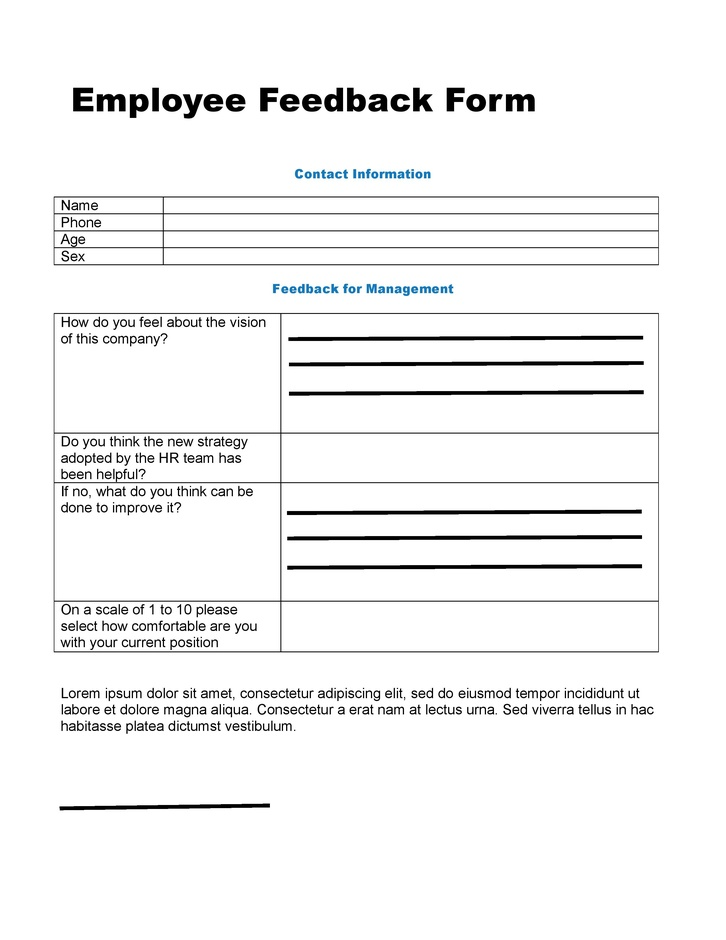
#> input picture Models/Segmentation/sample_data/Employee Feedback Form_1.jpg, 726 x 940 px, shrunk from 2550 x 3300 before the run
$ jupyter execute Testing.ipynb   (shell and % lines are left out)
#> lines starting #> are read from the running program, lines starting #| are printed output that depends on the picture; after the words box and inside, x2 and y2 are one past the last pixel; in counts of white or black regions, pixels touching at a corner belong together
## Task: Divide the image into rows

# Imports

[cell 1]
import os

import cv2
import numpy as np
import pandas as pd
import math

from skimage import io

from time import strftime

from PIL import Image

import matplotlib.pyplot as plt
import seaborn as sns

### constants

[cell 2]
employee_form_image="sample_data/Employee Feedback Form_1.jpg"
employee_form_image_2="sample_data/Employee Feedback Form_1.jpg"
teacher_form_image="sample_data/Teacher Feedback.jpg"

# Analyze image

### Preprocessing

[cell 3]
img = cv2.cvtColor(io.imread(employee_form_image), cv2.COLOR_RGB2BGR)
img.shape
#> Out = (940, 726, 3)

[cell 4]
plt.imshow(img, interpolation='nearest')
plt.show()

#### convert to grey scale

[cell 5]
img_thr_trunc_inv = cv2.threshold(cv2.cvtColor(img, cv2.COLOR_BGR2GRAY), 127, 255, cv2.THRESH_TRUNC)[1]
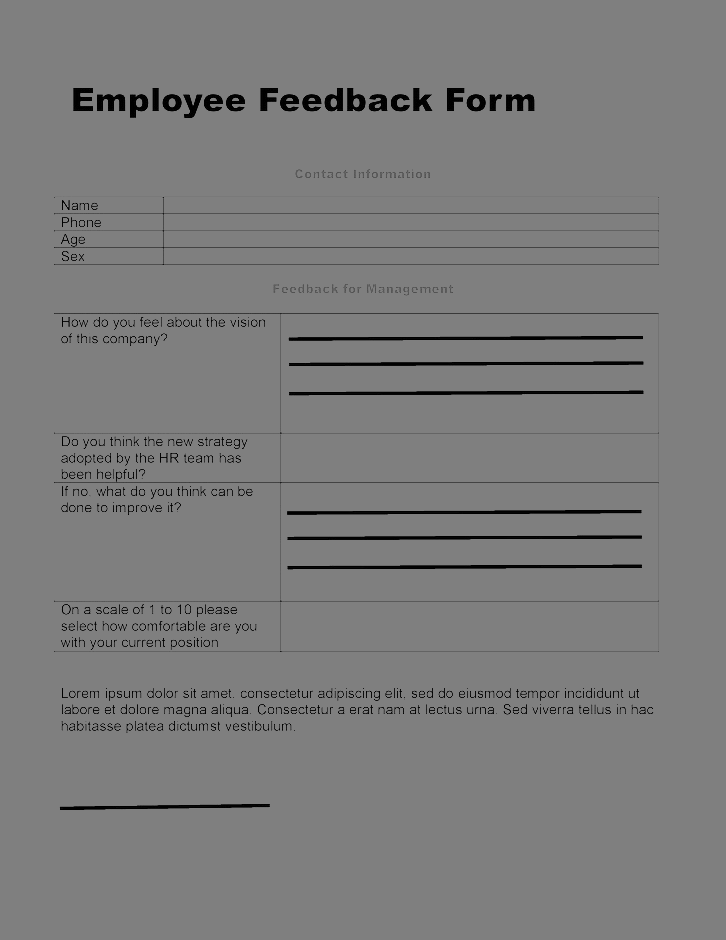
#> img_thr_trunc_inv: shape (940, 726); min 0, max 127, mean 123.2
img_thr_trunc_inv.shape
#> Out = (940, 726)

[cell 6]
plt.imshow(img_thr_trunc_inv, interpolation='nearest')
plt.show()

### Using gausian blur with OTSU

[cell 7]
gray = cv2.cvtColor(img, cv2.COLOR_BGR2GRAY)
img_thr = cv2.threshold(gray, 0, 255, cv2.THRESH_BINARY_INV | cv2.THRESH_OTSU)[1]
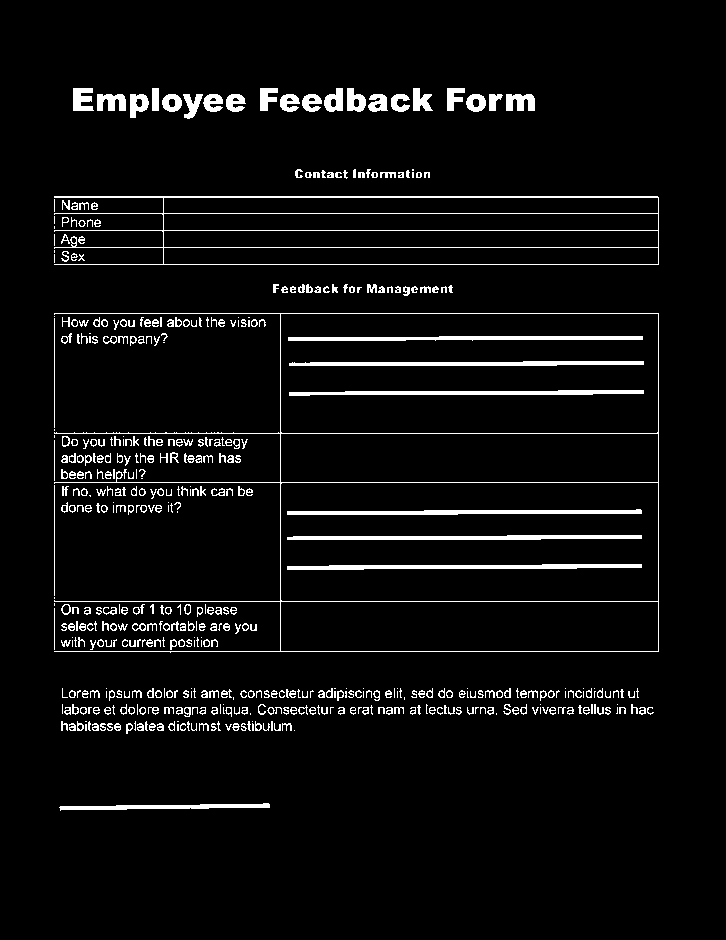
#> img_thr: shape (940, 726); 5.1% white; 513 white regions (132 under 20 px), largest, box (x1, y1, x2, y2) and area: (54, 196, 659, 265) 3798, (54, 313, 659, 653) 3761, (287, 564, 642, 570) 1490

[cell 8]
plt.imshow(img_thr, 'gray')
plt.show()

[cell 9]
edges = cv2.Canny(gray, 80, 120)
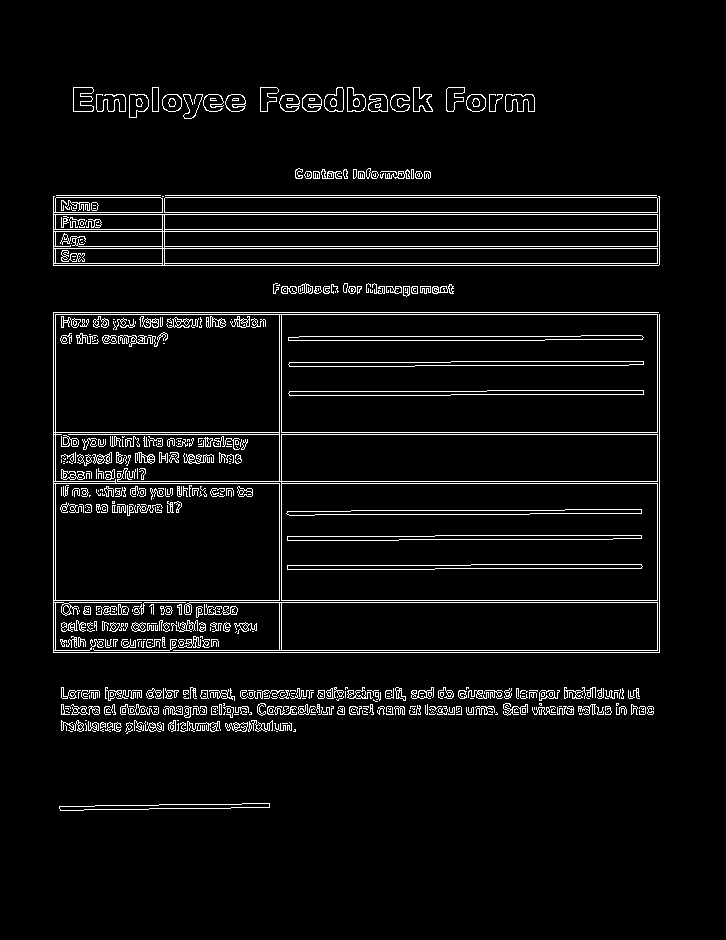
#> edges: shape (940, 726); 5.1% white in thin lines or dots, all inside (x1, y1, x2, y2) = (53, 87, 660, 811)
lines = cv2.HoughLinesP(edges, 1, math.pi/2, 2, None, 30, 1);
#> lines = 64 rows, first 6: [189, 602, 659, 602], [53, 652, 53, 312], [54, 312, 658, 312], [78, 246, 659, 246], [165, 197, 656, 197], [54, 481, 659, 481]
for line in lines[0]:
    pt1 = (line[0],line[1])
    pt2 = (line[2],line[3])
    cv2.line(img, pt1, pt2, (255,255,255), 3)
#> this loop made 1 pass
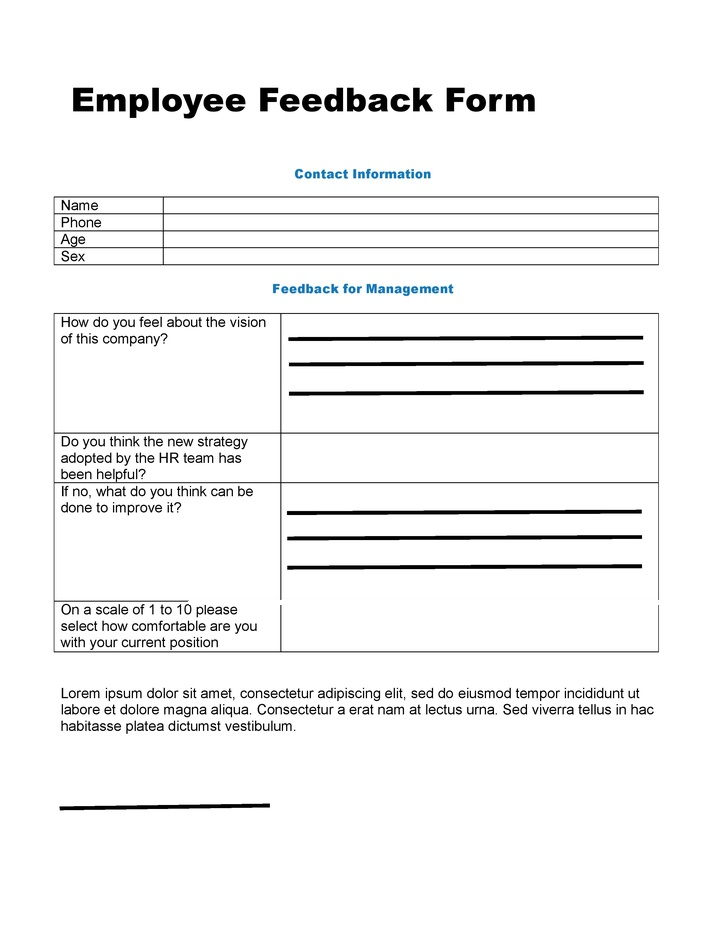
#> img: shape (940, 726, 3); mean B, G, R 243.5, 243.4, 243.2
cv2.imwrite("temp1.png", img)
#> Out = True

[cell 10]
plt.imshow(img, interpolation='nearest')
plt.show()

#### crop image to remove white blocks

[cell 11]
coords = cv2.findNonZero(img_thr)
#> coords = contour of 34536 points, box (x1, y1, x2, y2) (54, 88, 659, 811), area 174628
x, y, w, h = cv2.boundingRect(coords)
#> x = 54; y = 88; w = 605; h = 723
rect = img[y:y+h, x:x+w]
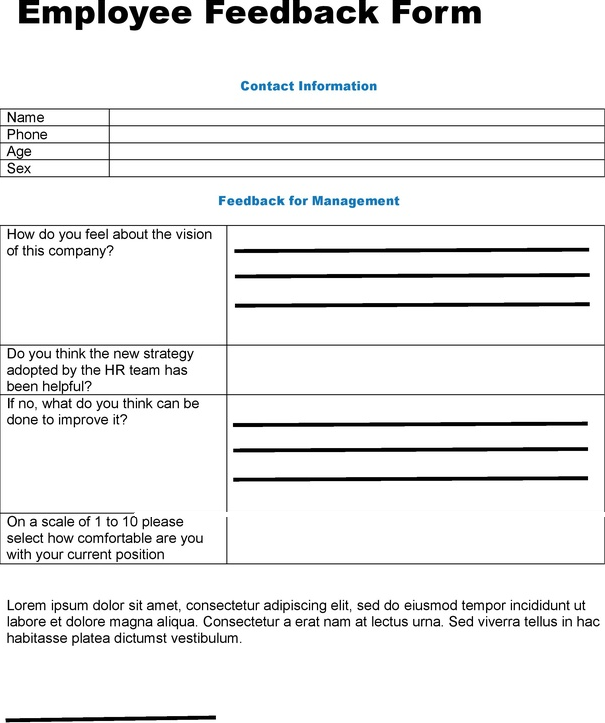
#> rect: shape (723, 605, 3); mean B, G, R 237.2, 237, 236.7
cv2.imwrite("rect.png", rect)
#> Out = True

[cell 12]
cropped_img = cv2.imread("rect.png")

[cell 13]
plt.imshow(cropped_img, interpolation='nearest')
plt.show()

[cell 14]
gray = cv2.cvtColor(cropped_img, cv2.COLOR_BGR2GRAY)
#> gray: shape (723, 605)

[cell 15]
img_thr_inv = cv2.threshold(cv2.cvtColor(cropped_img, cv2.COLOR_BGR2GRAY), 120, 255, cv2.THRESH_TRUNC)[1]
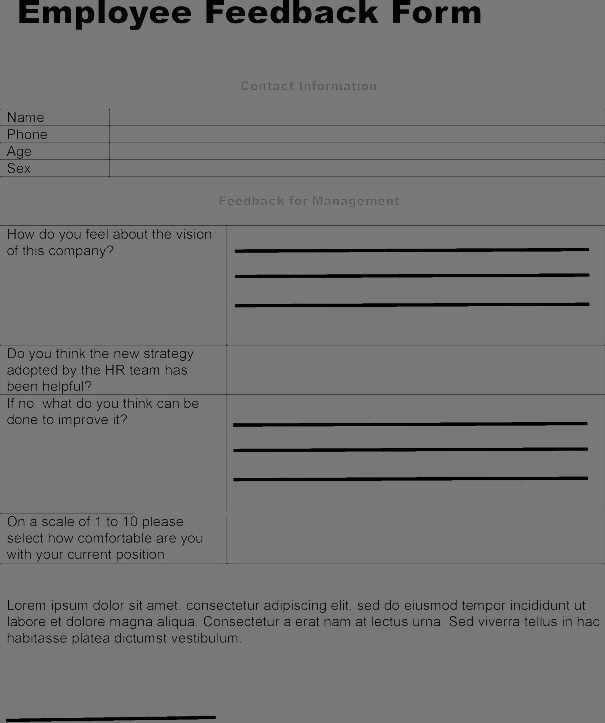
#> img_thr_inv: shape (723, 605); min 0, max 120, mean 114.7
img_thr_inv.shape
#> Out = (723, 605)

[cell 16]
plt.imshow(img_thr_inv, interpolation='nearest')
plt.show()

[cell 17]
gray = cv2.cvtColor(cropped_img, cv2.COLOR_BGR2GRAY)
blur = cv2.GaussianBlur(gray, (9, 9), 0)
thresh = cv2.threshold(blur, 0, 255, cv2.THRESH_BINARY_INV + cv2.THRESH_OTSU)[1]
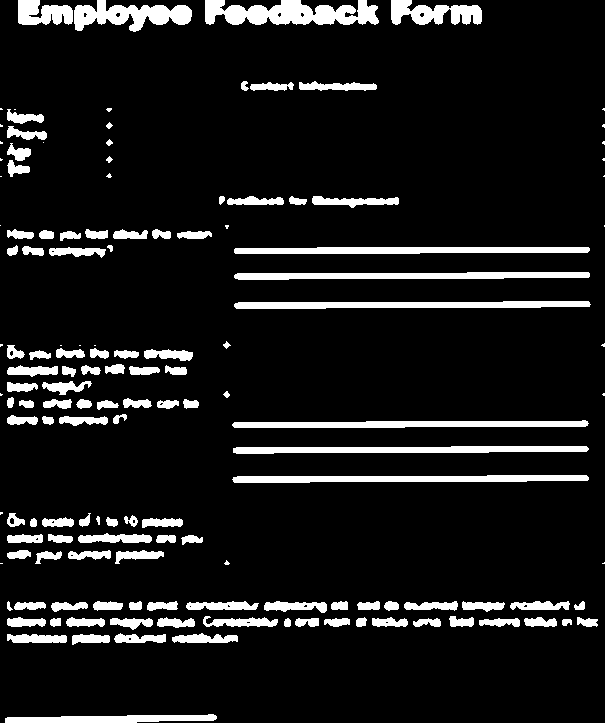
#> thresh: shape (723, 605); 10.2% white; 145 white regions (28 under 20 px), largest, box (x1, y1, x2, y2) and area: (205, 0, 379, 25) 3039, (234, 301, 591, 309) 2258, (232, 475, 589, 483) 2245
plt.imshow(thresh, interpolation='nearest')
plt.show()

### THRESH_TRUNC

[cell 18]
x_sum = np.count_nonzero(img_thr_trunc_inv, axis=1)
#> x_sum = 940 values, max 726 at index 0, min 494 at index 364, mean 719.7
x_sum.shape
#> Out = (940,)

[cell 19]
y = np.arange(x_sum.shape[0])
#> y = 940 values from 0 to 939
y.shape
#> Out = (940,)

[cell 20]
d = {'x': y, 'y': x_sum}
df = pd.DataFrame(data=d)
#> df = table of 940 rows and 2 columns

[cell 21]
sns.lineplot(data=df,y="y",x="x",palette="flare")
#> figure, not shown here; curve peaks at x = 0, y = 726

### Thresh

[cell 22]
x_sum = np.count_nonzero(thresh, axis=1)
#> x_sum = 723 values, max 489 at index 607, min 0 at index 32, mean 61.54
x_sum.shape
#> Out = (723,)

[cell 23]
y = np.arange(x_sum.shape[0])
#> y = 723 values from 0 to 722
y.shape

[cell 24]
d = {'x': y, 'y': x_sum}
df = pd.DataFrame(data=d)
#> df = table of 723 rows and 2 columns

[cell 25]
sns.lineplot(data=df,y="y",x="x",palette="flare")
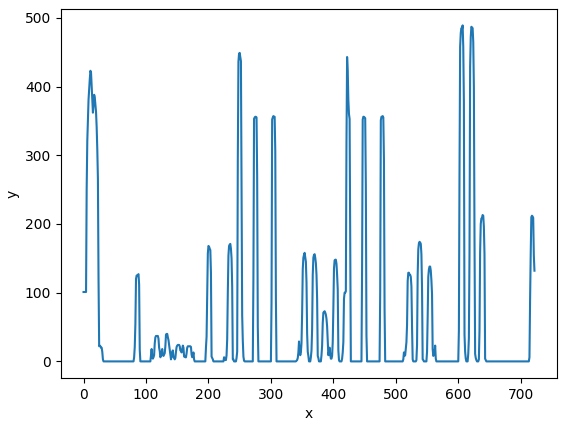
#> figure drawn by matplotlib, 1 panel; curve peaks at x = 607, y = 489

### THRESH_TOZERO_INV

[cell 26]
x_sum = np.count_nonzero(img_thr_inv, axis=1)
#> x_sum = 723 values, max 605 at index 30, min 373 at index 276, mean 596.8
x_sum.shape

[cell 27]
y = np.arange(x_sum.shape[0])
y.shape

[cell 28]
d = {'x': y, 'y': x_sum}
df = pd.DataFrame(data=d)

[cell 29]
sns.lineplot(data=df,x="x",y="y",palette="flare")
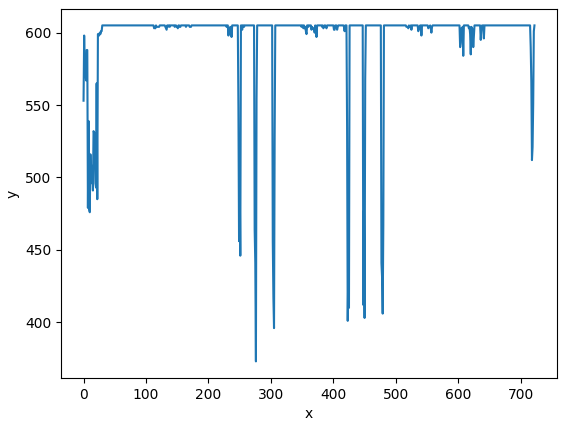
#> figure drawn by matplotlib, 1 panel; curve peaks at x = 30, y = 605

$ run again, with Models/Segmentation/sample_data/Employee Feedback Form_2.jpg copied over Models/Segmentation/sample_data/Employee Feedback Form_1.jpg
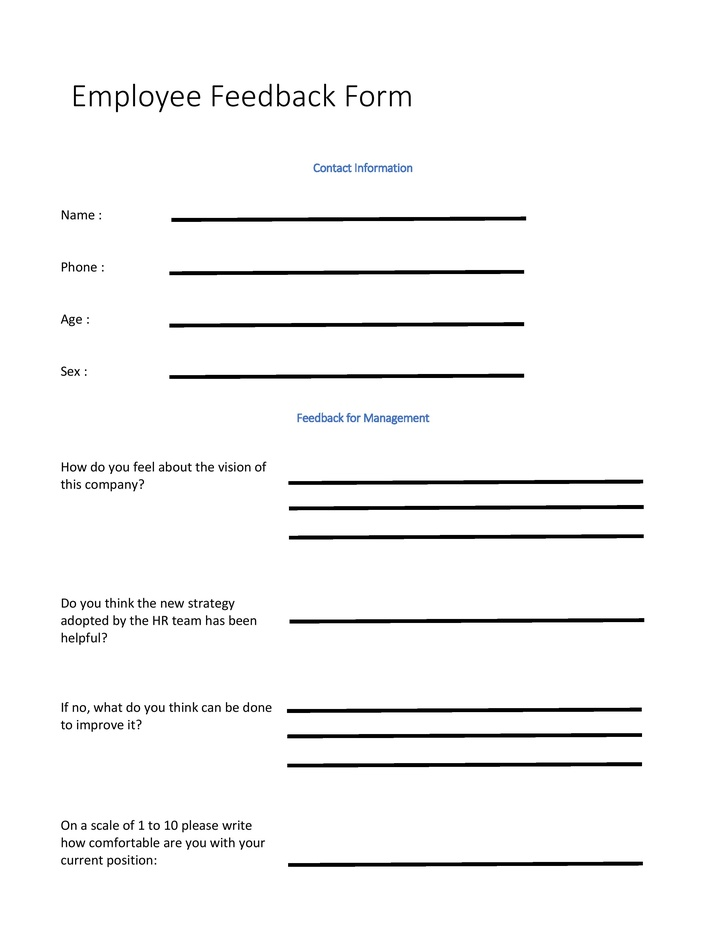
#> input picture Models/Segmentation/sample_data/Employee Feedback Form_2.jpg, 726 x 940 px, shrunk from 2550 x 3300 before the run
#> img_thr: shape (940, 726); 3.5% white; 316 white regions (132 under 20 px), largest, box (x1, y1, x2, y2) and area: (287, 733, 642, 738) 1453, (288, 480, 643, 485) 1452, (288, 862, 643, 867) 1451
#> edges: shape (940, 726); 2.5% white in thin lines or dots, all inside (x1, y1, x2, y2) = (60, 83, 645, 867)
#> lines = 54 rows, first 6: [205, 374, 486, 374], [173, 217, 448, 217], [289, 510, 368, 510], [287, 763, 464, 763], [523, 711, 641, 711], [288, 484, 499, 484]
#> the loop `for line in lines[0]:` made 1 pass
#> after the loop `for line in lines[0]:`:
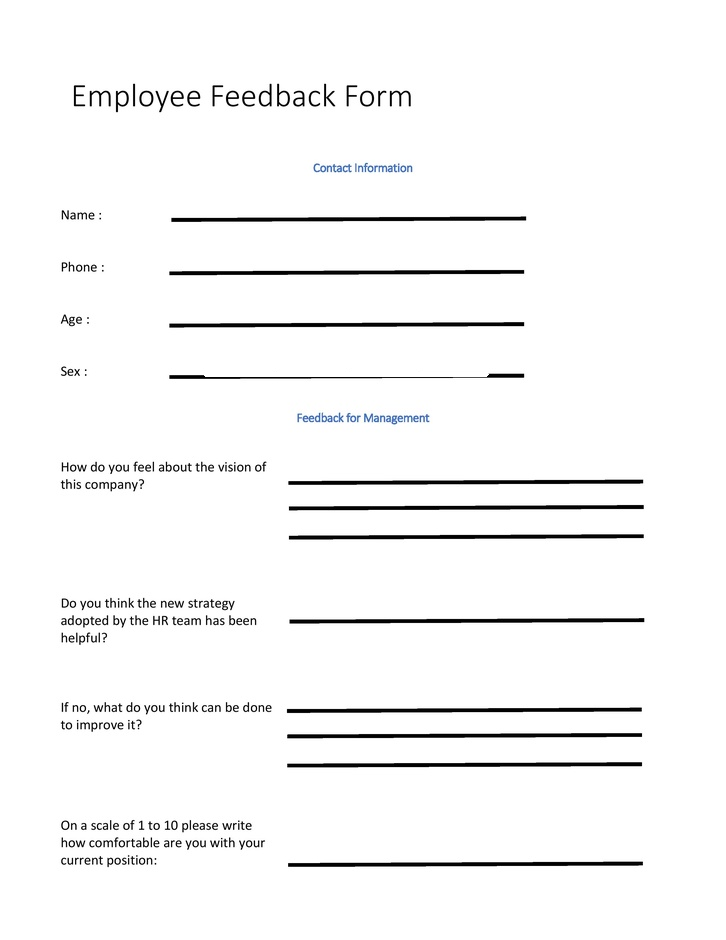
#> img: shape (940, 726, 3); mean B, G, R 246.8, 246.7, 246.7
#> `cv2.imwrite("temp1.png", img)`: Out = True
#> coords = contour of 23987 points, box (x1, y1, x2, y2) (61, 84, 644, 867), area 38834
#> `x, y, w, h = cv2.boundingRect(coords)`: x = 61; y = 84; w = 583; h = 783
#> `cv2.imwrite("rect.png", rect)`: Out = True
#> thresh: shape (783, 583); 8.4% white; 96 white regions (4 under 20 px), largest, box (x1, y1, x2, y2) and area: (227, 449, 583, 457) 2273, (228, 533, 583, 541) 2261, (108, 237, 464, 245) 2248
#> `x_sum = np.count_nonzero(img_thr_trunc_inv, axis=1)`: x_sum = 940 values, max 726 at index 0, min 454 at index 375, mean 717.9
#> `df = pd.DataFrame(data=d)`: df = table of 940 rows and 2 columns
#> `x_sum = np.count_nonzero(thresh, axis=1)`: x_sum = 783 values, max 525 at index 536, min 0 at index 28, mean 48.99
#> `df = pd.DataFrame(data=d)`: df = table of 783 rows and 2 columns
#> `x_sum = np.count_nonzero(img_thr_inv, axis=1)`: x_sum = 783 values, max 583 at index 22, min 328 at index 397, mean 573.7
#> `[cell 29] sns.lineplot(data=df,x="x",y="y",palette="flare")`:
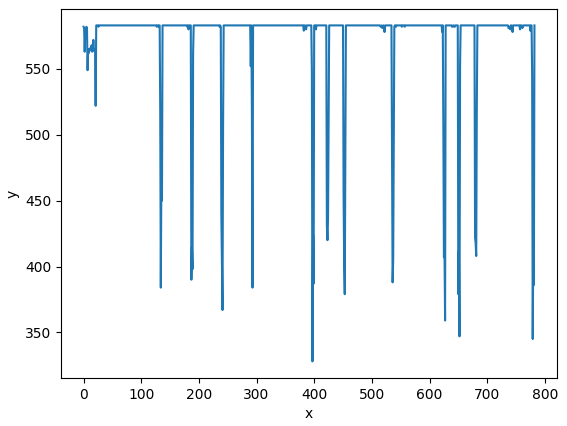
#> figure drawn by matplotlib, 1 panel; curve peaks at x = 22, y = 583
